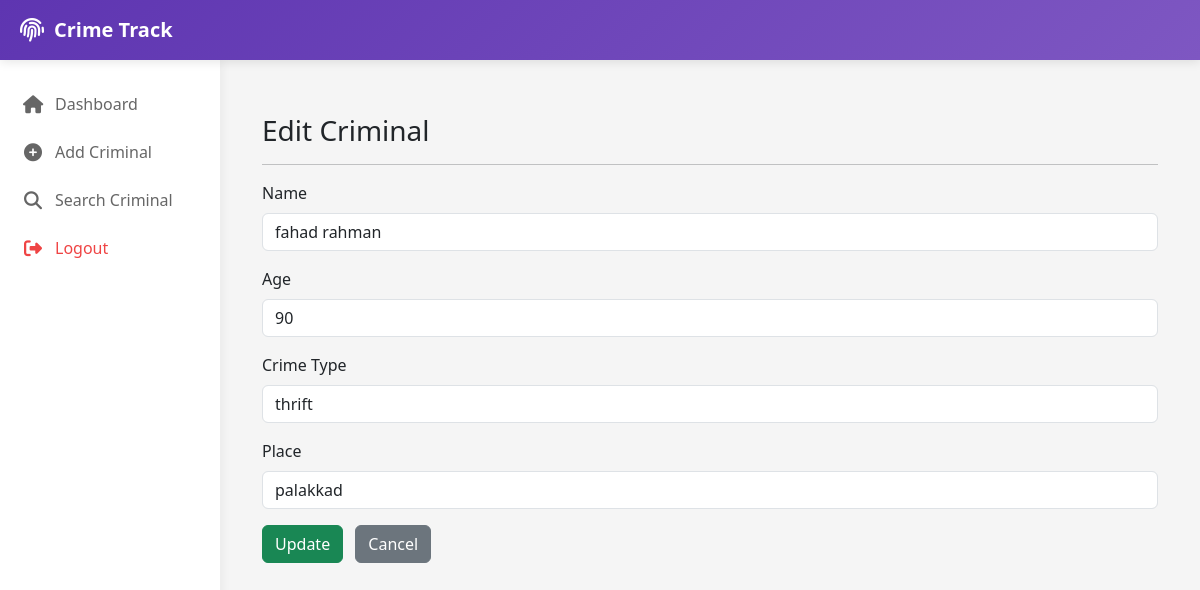
Screenshot of /edit/4/ (signed in) with the database file from the repository.
### myapp/models.py (models this page shows, shortened)
class Criminal(models.Model):
    name = models.CharField(max_length=100)
    age = models.IntegerField()
    crime_type = models.CharField(max_length=100)
    place = models.CharField(max_length=100)
    photo = models.ImageField(upload_to='criminals/')
    label = models.IntegerField(unique=True)

### myapp/views.py (the view, shortened to what this page needs)
# urls.py: path('edit/<int:id>/', views.edit_criminal, name='edit_criminal'),
@login_required
def edit_criminal(request, id):
    criminal = get_object_or_404(Criminal, id=id)
    return render(request, "dashboard/edit_criminal.html", {"criminal": criminal})

### myapp/templates/dashboard/edit_criminal.html (shortened to what this page needs)
{% extends "base.html" %}
{% block content %}
<div class="container mt-4">
    <h3>Edit Criminal</h3>
    <hr>
    <form method="POST">
        <div class="mb-3">
            <label class="form-label">Name</label>
            <input type="text" name="name"
                   class="form-control"
                   value="{{ criminal.name }}" required>
        </div>
        <div class="mb-3">
            <label class="form-label">Age</label>
            <input type="number" name="age"
                   class="form-control"
                   value="{{ criminal.age }}" required>
        </div>
        <div class="mb-3">
            <label class="form-label">Crime Type</label>
            <input type="text" name="crime_type"
                   class="form-control"
                   value="{{ criminal.crime_type }}" required>
        </div>
        <div class="mb-3">
            <label class="form-label">Place</label>
            <input type="text" name="place"
                   class="form-control"
                   value="{{ criminal.place }}" required>
        </div>
        <button type="submit" class="btn btn-success">
            Update
        </button>
        <a href="{% url 'dashboard' %}" class="btn btn-secondary ms-2">
            Cancel
        </a>
    </form>
</div>
{% endblock %}

### myapp/templates/base.html (style rules this page uses)
* { margin: 0; padding: 0; box-sizing: border-box; }
body { font-family: 'Segoe UI', Tahoma, Geneva, Verdana, sans-serif; background-color: #f5f5f5; }

### rows the page displays
Criminal: name "fahad rahman", age "90", crime_type "thrift", place "palakkad"
